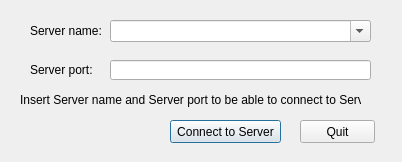
<?xml version="1.0" encoding="UTF-8"?>
<ui version="4.0">
 <class>StartDialog</class>
 <widget class="QDialog" name="StartDialog">
  <property name="geometry">
   <rect>
    <x>0</x>
    <y>0</y>
    <width>402</width>
    <height>162</height>
   </rect>
  </property>
  <property name="windowTitle">
   <string>SharedEditor</string>
  </property>
  <widget class="QComboBox" name="hostCombo">
   <property name="geometry">
    <rect>
     <x>110</x>
     <y>20</y>
     <width>261</width>
     <height>22</height>
    </rect>
   </property>
   <property name="editable">
    <bool>true</bool>
   </property>
  </widget>
  <widget class="QPushButton" name="connectToServerButton">
   <property name="geometry">
    <rect>
     <x>170</x>
     <y>120</y>
     <width>111</width>
     <height>23</height>
    </rect>
   </property>
   <property name="text">
    <string>Connect to Server</string>
   </property>
  </widget>
  <widget class="QPushButton" name="quitButton">
   <property name="geometry">
    <rect>
     <x>300</x>
     <y>120</y>
     <width>75</width>
     <height>23</height>
    </rect>
   </property>
   <property name="text">
    <string>Quit</string>
   </property>
  </widget>
  <widget class="QLineEdit" name="portLineEdit">
   <property name="geometry">
    <rect>
     <x>110</x>
     <y>60</y>
     <width>261</width>
     <height>20</height>
    </rect>
   </property>
  </widget>
  <widget class="QLabel" name="statusLabel">
   <property name="geometry">
    <rect>
     <x>20</x>
     <y>90</y>
     <width>341</width>
     <height>20</height>
    </rect>
   </property>
   <property name="text">
    <string>Insert Server name and Server port to be able to connect to Server.</string>
   </property>
  </widget>
  <widget class="QLabel" name="hostLabel">
   <property name="geometry">
    <rect>
     <x>30</x>
     <y>20</y>
     <width>71</width>
     <height>21</height>
    </rect>
   </property>
   <property name="text">
    <string>Server name:</string>
   </property>
   <property name="buddy">
    <cstring>hostCombo</cstring>
   </property>
  </widget>
  <widget class="QLabel" name="portLabel">
   <property name="geometry">
    <rect>
     <x>30</x>
     <y>60</y>
     <width>71</width>
     <height>20</height>
    </rect>
   </property>
   <property name="text">
    <string>Server port:</string>
   </property>
   <property name="buddy">
    <cstring>portLineEdit</cstring>
   </property>
  </widget>
 </widget>
 <resources/>
 <connections/>
</ui>
